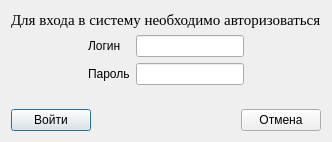
<?xml version="1.0" encoding="UTF-8"?>
<ui version="4.0">
 <class>LoginDialog</class>
 <widget class="QDialog" name="LoginDialog">
  <property name="geometry">
   <rect>
    <x>0</x>
    <y>0</y>
    <width>332</width>
    <height>142</height>
   </rect>
  </property>
  <property name="windowTitle">
   <string>Введите логин и пароль для входа в систему</string>
  </property>
  <layout class="QGridLayout" name="gridLayout">
   <item row="0" column="0">
    <layout class="QVBoxLayout" name="verticalLayout_3">
     <item>
      <layout class="QHBoxLayout" name="horizontalLayout">
       <item>
        <widget class="QLabel" name="label">
         <property name="font">
          <font>
           <family>Times New Roman</family>
           <pointsize>11</pointsize>
          </font>
         </property>
         <property name="text">
          <string>Для входа в систему необходимо авторизоваться</string>
         </property>
         <property name="wordWrap">
          <bool>true</bool>
         </property>
        </widget>
       </item>
      </layout>
     </item>
     <item>
      <layout class="QHBoxLayout" name="horizontalLayout_2">
       <item>
        <spacer name="horizontalSpacer_5">
         <property name="orientation">
          <enum>Qt::Horizontal</enum>
         </property>
         <property name="sizeHint" stdset="0">
          <size>
           <width>64</width>
           <height>20</height>
          </size>
         </property>
        </spacer>
       </item>
       <item>
        <layout class="QVBoxLayout" name="verticalLayout">
         <item>
          <widget class="QLabel" name="label_2">
           <property name="text">
            <string>Логин</string>
           </property>
          </widget>
         </item>
         <item>
          <widget class="QLabel" name="label_3">
           <property name="text">
            <string>Пароль</string>
           </property>
          </widget>
         </item>
        </layout>
       </item>
       <item>
        <layout class="QVBoxLayout" name="verticalLayout_2">
         <item>
          <widget class="QLineEdit" name="loginLE"/>
         </item>
         <item>
          <widget class="QLineEdit" name="passwordLE">
           <property name="echoMode">
            <enum>QLineEdit::Password</enum>
           </property>
          </widget>
         </item>
        </layout>
       </item>
       <item>
        <spacer name="horizontalSpacer_6">
         <property name="orientation">
          <enum>Qt::Horizontal</enum>
         </property>
         <property name="sizeHint" stdset="0">
          <size>
           <width>57</width>
           <height>20</height>
          </size>
         </property>
        </spacer>
       </item>
      </layout>
     </item>
     <item>
      <spacer name="verticalSpacer">
       <property name="orientation">
        <enum>Qt::Vertical</enum>
       </property>
       <property name="sizeHint" stdset="0">
        <size>
         <width>20</width>
         <height>40</height>
        </size>
       </property>
      </spacer>
     </item>
     <item>
      <layout class="QHBoxLayout" name="horizontalLayout_3">
       <item>
        <widget class="QPushButton" name="okBtn">
         <property name="text">
          <string>Войти</string>
         </property>
        </widget>
       </item>
       <item>
        <spacer name="horizontalSpacer_3">
         <property name="orientation">
          <enum>Qt::Horizontal</enum>
         </property>
         <property name="sizeHint" stdset="0">
          <size>
           <width>40</width>
           <height>20</height>
          </size>
         </property>
        </spacer>
       </item>
       <item>
        <widget class="QPushButton" name="cancelBtn">
         <property name="text">
          <string>Отмена</string>
         </property>
        </widget>
       </item>
      </layout>
     </item>
    </layout>
   </item>
  </layout>
 </widget>
 <resources/>
 <connections/>
</ui>
